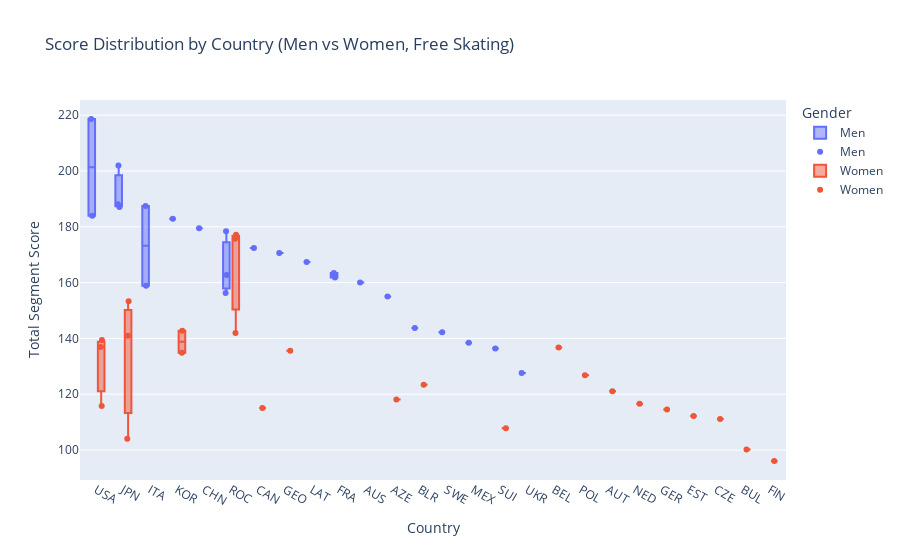

Source (notebook cell):
### Code cell
short_programs = df_skaters.loc[
    (df_skaters['segment'] == 'Free Skating') & 
    (df_skaters['category'].isin(['Men Single Skating', 'Women Single Skating']))
].copy()

short_programs.loc[:, 'gender'] = short_programs['category'].apply(
    lambda x: 'Men' if 'Men' in x else 'Women'
)

fig = px.box(
    short_programs,
    x='noc',
    y='total_segment_score',
    color='gender',
    title='Score Distribution by Country (Men vs Women, Free Skating)',
    labels={
        'noc': 'Country',
        'total_segment_score': 'Total Segment Score',
        'gender': 'Gender'
    },
    hover_data=['skater_name_1']
)

for trace in px.strip(
    short_programs,
    x='noc',
    y='total_segment_score',
    color='gender',
    hover_data=['skater_name_1']
).data:
    fig.add_trace(trace)

fig.show()

### Figure 1 — Plotly figure (JSON) as saved in the notebook; plotly's stock layout.template omitted (floating-point values rounded to 4 significant figures)
{"data": [{"alignmentgroup": "True", "customdata": [["CHEN Nathan"], ["KAGIYAMA Yuma"], ["HANYU Yuzuru"], ["GRASSL Daniel"], ["UNO Shoma"], ["BROWN Jason"], ["CHA Junhwan"], ["JIN Boyang"], ["SEMENENKO Evgeni"], ["MESSING Keegan"], ["KVITELASHVILI Morisi"], ["VASILJEVS Deniss"], ["SIAO HIM FA Adam"], ["KONDRATIUK Mark"], ["AYMOZ Kevin"], ["KERRY Brendan"], ["RIZZO Matteo"], ["MOZALEV Andrei"], ["LITVINTSEV Vladimir"], ["MILYUKOV Konstantin"], ["MAJOROV Nikolaj"], ["CARRILLO Donovan"], ["BRITSCHGI Lukas"], ["SHMURATKO Ivan"]], "hovertemplate": "Gender=Men<br>Country=%{x}<br>Total Segment Score=%{y}<br>skater_name_1=%{customdata[0]}<extra></extra>", "legendgroup": "Men", "marker": {"color": "#636efa"}, "name": "Men", "notched": false, "offsetgroup": "Men", "orientation": "v", "showlegend": true, "type": "box", "x": ["USA", "JPN", "JPN", "ITA", "JPN", "USA", "KOR", "CHN", "ROC", "CAN", "GEO", "LAT", "FRA", "ROC", "FRA", "AUS", "ITA", "ROC", "AZE", "BLR", "SWE", "MEX", "SUI", "UKR"], "x0": " ", "xaxis": "x", "y": [218.6, 201.9, 188.1, 187.4, 187.1, 184.0, 182.9, 179.4, 178.4, 172.4, 170.6, 167.4, 163.4, 162.7, 161.8, 160.0, 158.9, 156.3, 155.0, 143.7, 142.2, 138.4, 136.4, 127.7], "y0": " ", "yaxis": "y"}, {"alignmentgroup": "True", "customdata": [["TRUSOVA Alexandra"], ["SHCHERBAKOVA Anna"], ["SAKAMOTO Kaori"], ["YOU Young"], ["VALIEVA Kamila"], ["HIGUCHI Wakaba"], ["LIU Alysa"], ["BELL Mariah"], ["HENDRICKX Loena"], ["GUBANOVA Anastasiia"], ["KIM Yelim"], ["KURAKOVA Ekaterina"], ["SAFONOVA Viktoriia"], ["MIKUTINA Olga"], ["RYABOVA Ekaterina"], ["van ZUNDERT Lindsay"], ["CHEN Karen"], ["SCHIZAS Madeline"], ["SCHOTT Nicole"], ["KIIBUS Eva-Lotta"], ["BREZINOVA Eliska"], ["PAGANINI Alexia"], ["KAWABE Mana"], ["FEIGIN Alexandra"], ["SAARINEN Jenni"]], "hovertemplate": "Gender=Women<br>Country=%{x}<br>Total Segment Score=%{y}<br>skater_name_1=%{customdata[0]}<extra></extra>", "legendgroup": "Women", "marker": {"color": "#EF553B"}, "name": "Women", "notched": false, "offsetgroup": "Women", "orientation": "v", "showlegend": true, "type": "box", "x": ["ROC", "ROC", "JPN", "KOR", "ROC", "JPN", "USA", "USA", "BEL", "GEO", "KOR", "POL", "BLR", "AUT", "AZE", "NED", "USA", "CAN", "GER", "EST", "CZE", "SUI", "JPN", "BUL", "FIN"], "x0": " ", "xaxis": "x", "y": [177.1, 175.8, 153.3, 142.8, 141.9, 140.9, 139.4, 136.9, 136.7, 135.6, 134.8, 126.8, 123.4, 121.1, 118.2, 116.6, 115.8, 115.0, 114.5, 112.2, 111.1, 107.8, 104.0, 100.2, 96.07], "y0": " ", "yaxis": "y"}, {"alignmentgroup": "True", "boxpoints": "all", "customdata": [["CHEN Nathan"], ["KAGIYAMA Yuma"], ["HANYU Yuzuru"], ["GRASSL Daniel"], ["UNO Shoma"], ["BROWN Jason"], ["CHA Junhwan"], ["JIN Boyang"], ["SEMENENKO Evgeni"], ["MESSING Keegan"], ["KVITELASHVILI Morisi"], ["VASILJEVS Deniss"], ["SIAO HIM FA Adam"], ["KONDRATIUK Mark"], ["AYMOZ Kevin"], ["KERRY Brendan"], ["RIZZO Matteo"], ["MOZALEV Andrei"], ["LITVINTSEV Vladimir"], ["MILYUKOV Konstantin"], ["MAJOROV Nikolaj"], ["CARRILLO Donovan"], ["BRITSCHGI Lukas"], ["SHMURATKO Ivan"]], "fillcolor": "rgba(255,255,255,0)", "hoveron": "points", "hovertemplate": "gender=Men<br>noc=%{x}<br>total_segment_score=%{y}<br>skater_name_1=%{customdata[0]}<extra></extra>", "legendgroup": "Men", "line": {"color": "rgba(255,255,255,0)"}, "marker": {"color": "#636efa"}, "name": "Men", "offsetgroup": "Men", "orientation": "v", "pointpos": 0, "showlegend": true, "type": "box", "x": ["USA", "JPN", "JPN", "ITA", "JPN", "USA", "KOR", "CHN", "ROC", "CAN", "GEO", "LAT", "FRA", "ROC", "FRA", "AUS", "ITA", "ROC", "AZE", "BLR", "SWE", "MEX", "SUI", "UKR"], "x0": " ", "xaxis": "x", "y": [218.6, 201.9, 188.1, 187.4, 187.1, 184.0, 182.9, 179.4, 178.4, 172.4, 170.6, 167.4, 163.4, 162.7, 161.8, 160.0, 158.9, 156.3, 155.0, 143.7, 142.2, 138.4, 136.4, 127.7], "y0": " ", "yaxis": "y"}, {"alignmentgroup": "True", "boxpoints": "all", "customdata": [["TRUSOVA Alexandra"], ["SHCHERBAKOVA Anna"], ["SAKAMOTO Kaori"], ["YOU Young"], ["VALIEVA Kamila"], ["HIGUCHI Wakaba"], ["LIU Alysa"], ["BELL Mariah"], ["HENDRICKX Loena"], ["GUBANOVA Anastasiia"], ["KIM Yelim"], ["KURAKOVA Ekaterina"], ["SAFONOVA Viktoriia"], ["MIKUTINA Olga"], ["RYABOVA Ekaterina"], ["van ZUNDERT Lindsay"], ["CHEN Karen"], ["SCHIZAS Madeline"], ["SCHOTT Nicole"], ["KIIBUS Eva-Lotta"], ["BREZINOVA Eliska"], ["PAGANINI Alexia"], ["KAWABE Mana"], ["FEIGIN Alexandra"], ["SAARINEN Jenni"]], "fillcolor": "rgba(255,255,255,0)", "hoveron": "points", "hovertemplate": "gender=Women<br>noc=%{x}<br>total_segment_score=%{y}<br>skater_name_1=%{customdata[0]}<extra></extra>", "legendgroup": "Women", "line": {"color": "rgba(255,255,255,0)"}, "marker": {"color": "#EF553B"}, "name": "Women", "offsetgroup": "Women", "orientation": "v", "pointpos": 0, "showlegend": true, "type": "box", "x": ["ROC", "ROC", "JPN", "KOR", "ROC", "JPN", "USA", "USA", "BEL", "GEO", "KOR", "POL", "BLR", "AUT", "AZE", "NED", "USA", "CAN", "GER", "EST", "CZE", "SUI", "JPN", "BUL", "FIN"], "x0": " ", "xaxis": "x", "y": [177.1, 175.8, 153.3, 142.8, 141.9, 140.9, 139.4, 136.9, 136.7, 135.6, 134.8, 126.8, 123.4, 121.1, 118.2, 116.6, 115.8, 115.0, 114.5, 112.2, 111.1, 107.8, 104.0, 100.2, 96.07], "y0": " ", "yaxis": "y"}], "layout": {"boxmode": "group", "legend": {"title": {"text": "Gender"}, "tracegroupgap": 0}, "title": {"text": "Score Distribution by Country (Men vs Women, Free Skating)"}, "xaxis": {"anchor": "y", "domain": [0, 1], "title": {"text": "Country"}}, "yaxis": {"anchor": "x", "domain": [0, 1], "title": {"text": "Total Segment Score"}}}}
